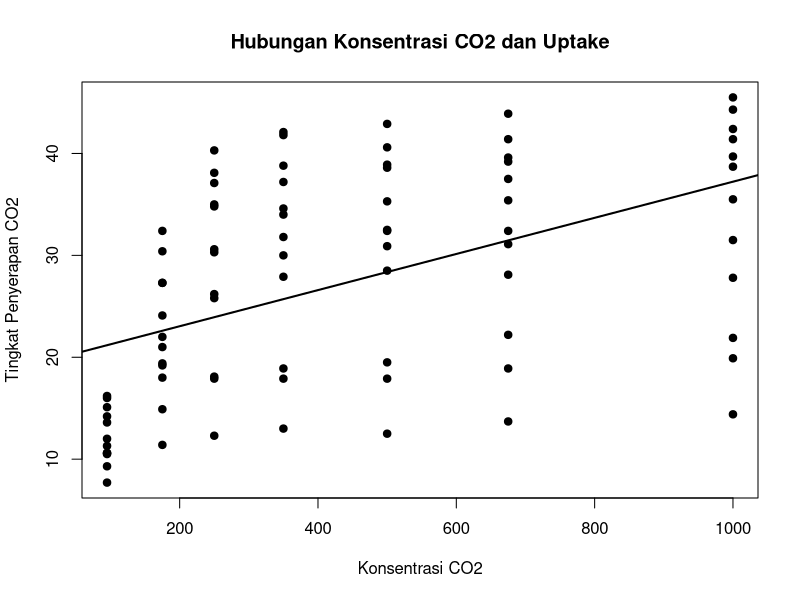
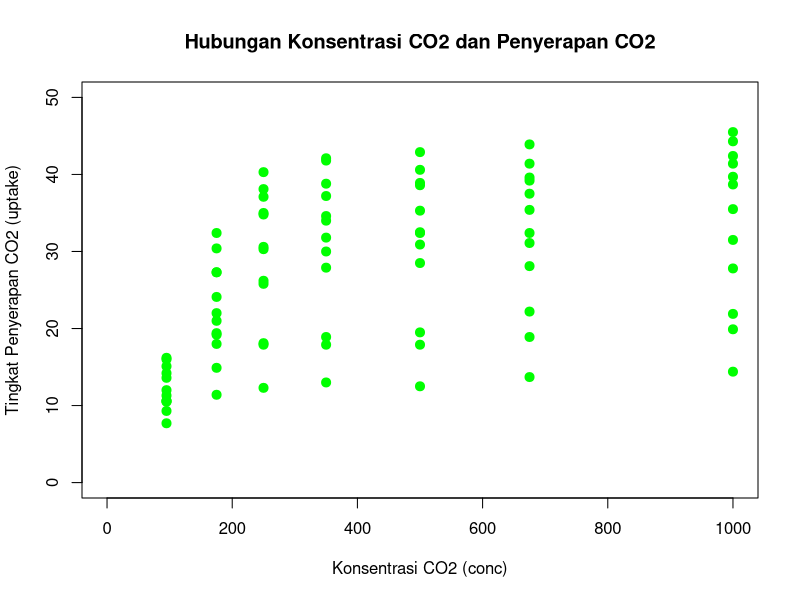
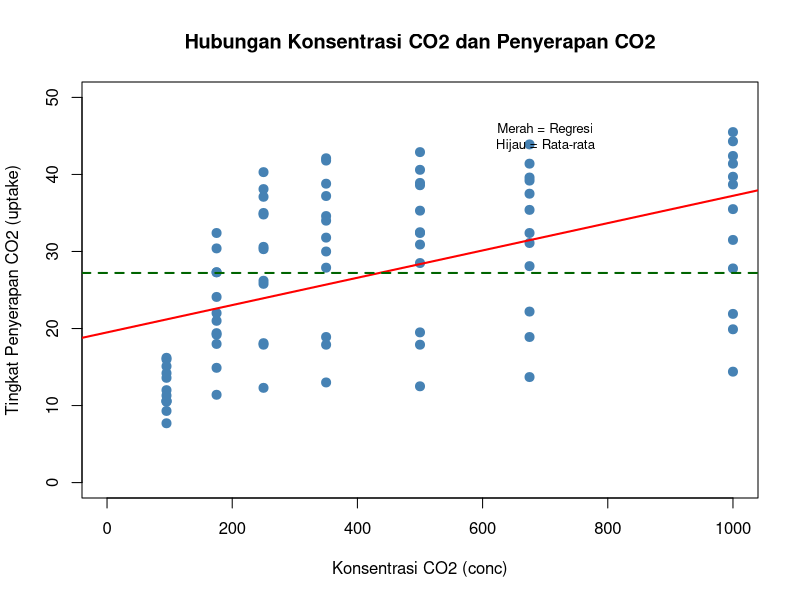
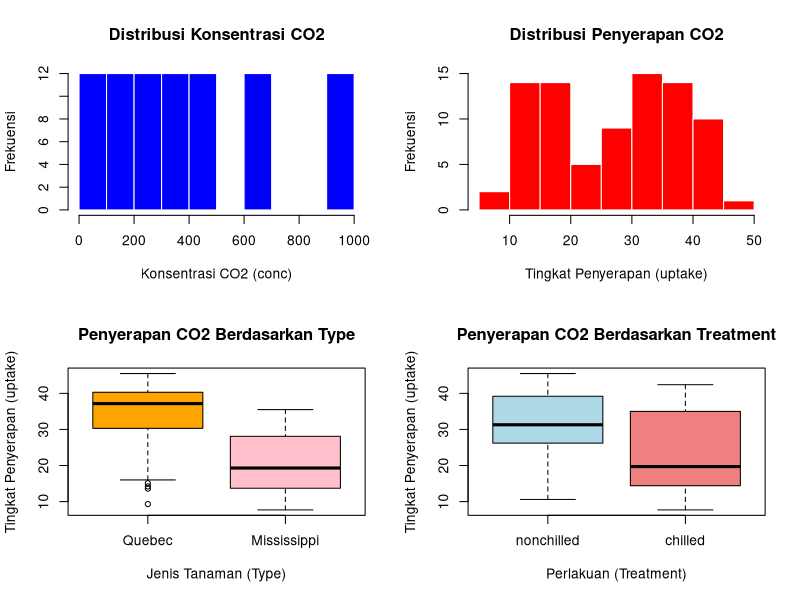
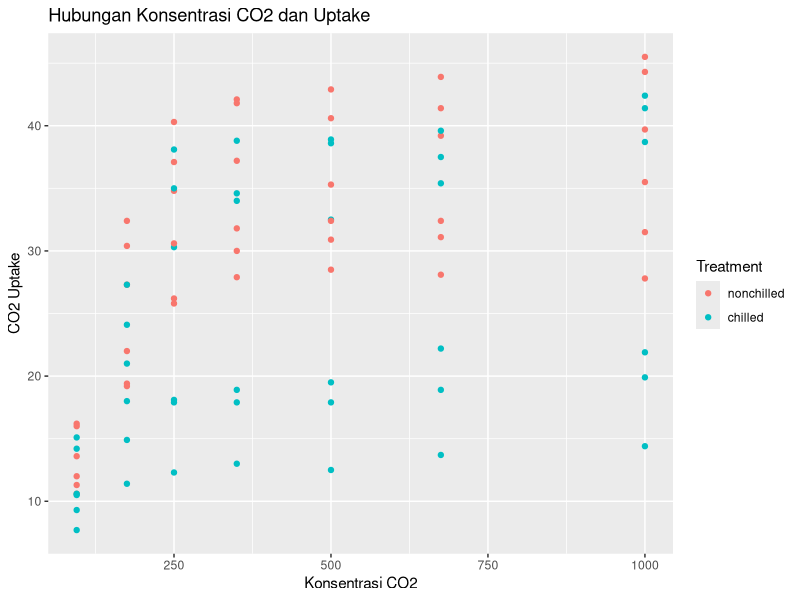
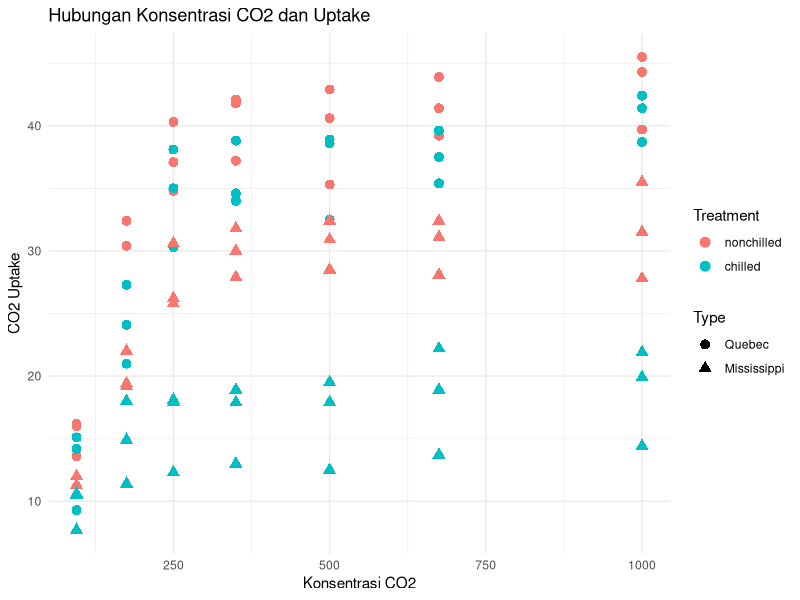
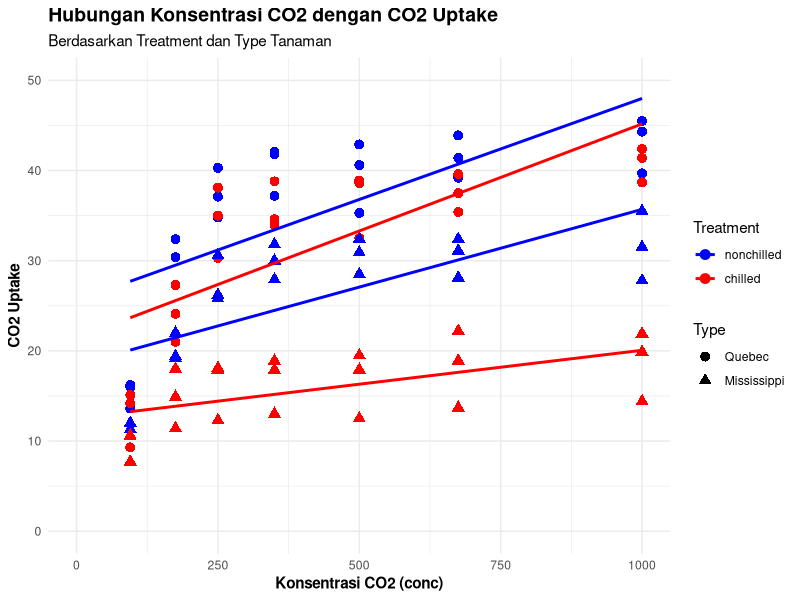
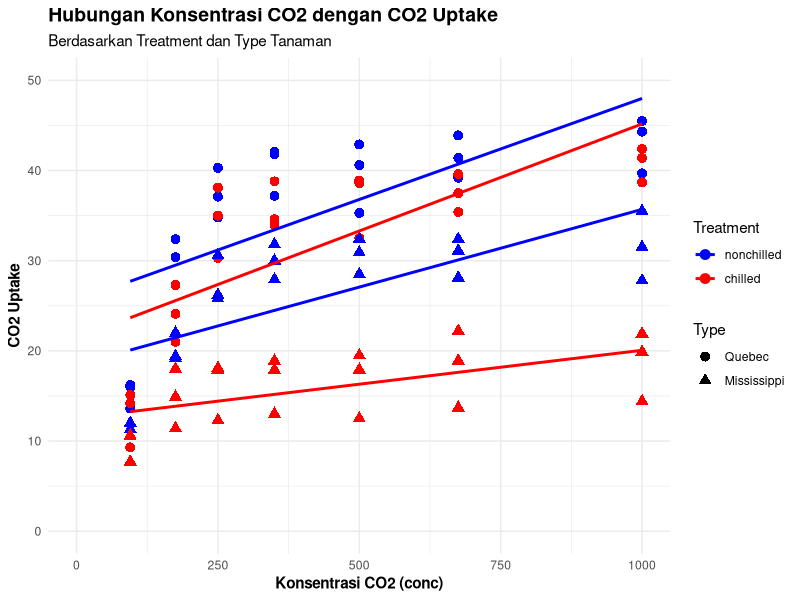

Write R code to recreate these figures, in order.
## ---- chunk 1
nilai_raw <- data.frame(Nama = c("Andi", "Budi", "Citra", "Dewi", "Andi"),
                        Matematika = c(80, 90, NA, 75, 80),
                        Statistika = c(85, 88, 78,"-", 85),
                        Umur = c(21, 20, 22, 21, 21),
                        stringsAsFactors = FALSE)
nilai_raw
## ---- chunk 2
    nilai_raw$Statistika[nilai_raw$Statistika == "-"] <- NA
    nilai_raw$Statistika <- as.numeric(nilai_raw$Statistika)
    nilai_raw
## ---- chunk 3
mean_statistika <- mean(nilai_raw$Statistika, na.rm = TRUE)
nilai_raw$Statistika[is.na(nilai_raw$Statistika)] <- mean_statistika
nilai_raw
## ---- chunk 4
mean_matematika <- mean(nilai_raw$Matematika, na.rm = TRUE)
nilai_raw$Matematika[is.na(nilai_raw$Matematika)] <- mean_matematika
nilai_raw
## ---- chunk 5
    nilai_raw$Status_Umur <- ifelse(
      nilai_raw$Umur >= 21,
      "Dewasa",
      "Muda"
    )
    nilai_raw
## ---- chunk 6
    nilai_raw[duplicated(nilai_raw), ]
## ---- chunk 7
nilai_clean <- nilai_raw[!duplicated(nilai_raw), ]
nilai_clean
## ---- chunk 8
    write.csv(nilai_clean, "nilai_bersih.csv", row.names = FALSE)
    getwd()
## ---- chunk 9
    profil <- data.frame(
      No = 1:10,
      gender = c("f", "f", "f", "m", "m", "f", "m", "m", "f", "m"),
      v1 = c(8, 15, 8, 14, 8, 10, 9, 9, 10, 12),
      v2 = c(9, 8, 13, 9, 2, 6, 9, 10, 13, 10),
      v3 = c(5, 9, 12, 8, 9, 10, 7, 8, 6, 9),
      v4 = c(9, 5, 6, NA, 16, 9, 13, 10, 7, 8),
      v5 = c(9, 10, 7, 11, 8, 10, 9, 5, 10, 17),
      v6 = c(9, 8, 9, 10, 10, 10, 12, 10, 12, 7),
      v7 = c(5, 10, 14, 6, 8, 9, 10, 6, 13, 9),
      v8 = c(9, 12, 12, 11, 9, 7, 9, 12, 9, 10),
      v9 = c(11, 9, 12, 11, 8, 7, 11, 6, 6, 7),
      v10 = c(8, 15, 9, 8, 9, 11, 7, 8, 9, 7)
    )

    profil
## ---- chunk 10
profil_baru <- subset(
  profil,
  (gender == "m" & v1 > 9) |
    (gender == "f" & v3 <= 10)
)

profil_baru
## ---- chunk 11
    profil_urut <- profil[
      order(-as.numeric(factor(profil$gender, levels = c("m", "f"))),
            profil$v5),
    ]

    profil_urut
## ---- chunk 12
write.csv(
  profil_urut,
  "profil_filter.csv",
  row.names = FALSE
)
getwd()
## ---- chunk 13
df_sales <- data.frame(
  id_toko = c("T1", "T2", "T3"),
  Minggu1 = c(120, 150, 95),
  Minggu2 = c(135, 140, 110)
)

df_sales
## ---- chunk 14
df_info <- data.frame(
  id = c("T1", "T2", "T4"),
  Kota = c("Jakarta", "Bandung", "Surabaya")
)
df_info

## ---- chunk 15
df_gabungan <- merge(
  df_sales,
  df_info,
  by.x = "id_toko",
  by.y = "id",
  all = TRUE
)

df_gabungan
## ---- chunk 16
library(tidyr)

df_long <- df_gabungan %>%
  pivot_longer(
    cols = c(Minggu1, Minggu2),
    names_to = "Waktu",
    values_to = "Penjualan"
  )

df_long
## ---- chunk 17
write.csv(
  df_long,
  "penjualan_long.csv",
  row.names = FALSE
)
getwd()
## ---- chunk 18
data(CO2)
head(CO2)
## ---- chunk 19
str(CO2)
## ---- chunk 20
summary(CO2)
## ---- chunk 21
    plot(CO2$conc, CO2$uptake,
         main = "Hubungan Konsentrasi CO2 dan Uptake",
         xlab = "Konsentrasi CO2",
         ylab = "Tingkat Penyerapan CO2",
         pch = 19)
    model <- lm(uptake ~ conc, data = CO2)

    abline(model, lwd = 2)
## ---- chunk 22
class(CO2$Plant)
class(CO2$Type)
class(CO2$Treatment)
class(CO2$conc)
class(CO2$uptake)
## ---- chunk 23
plot(CO2$conc, CO2$uptake,
     pch = 19,                 # bentuk titik
     cex = 1.2,                # ukuran titik
     col = "Green",        # warna titik
     main = "Hubungan Konsentrasi CO2 dan Penyerapan CO2",
     xlab = "Konsentrasi CO2 (conc)",
     ylab = "Tingkat Penyerapan CO2 (uptake)",
     xlim = c(0, 1000),         # rentang sumbu X
     ylim = c(0, 50))           # rentang sumbu Y
## ---- chunk 24
# Membuat model regresi
model <- lm(uptake ~ conc, data = CO2)

# Membuat scatter plot
plot(CO2$conc, CO2$uptake,
     pch = 19,
     cex = 1.2,
     col = "steelblue",
     main = "Hubungan Konsentrasi CO2 dan Penyerapan CO2",
     xlab = "Konsentrasi CO2 (conc)",
     ylab = "Tingkat Penyerapan CO2 (uptake)",
     xlim = c(0, 1000),
     ylim = c(0, 50))

# Elemen grafik 1: garis regresi
abline(model,
       col = "red",
       lwd = 2)

# Elemen grafik 2: garis rata-rata uptake
abline(h = mean(CO2$uptake),
       col = "darkgreen",
       lty = 2,
       lwd = 2)

# Elemen grafik 3: teks keterangan
text(700, 45,
     "Merah = Regresi\nHijau = Rata-rata",
     cex = 0.8)
## ---- chunk 25
    # Membuat layout 2 x 2
    par(mfrow = c(2, 2))

    # 1. Histogram konsentrasi CO2
    hist(CO2$conc,
         main = "Distribusi Konsentrasi CO2",
         xlab = "Konsentrasi CO2 (conc)",
         ylab = "Frekuensi",
         col = "blue",
         border = "white")

    # 2. Histogram tingkat penyerapan CO2
    hist(CO2$uptake,
         main = "Distribusi Penyerapan CO2",
         xlab = "Tingkat Penyerapan (uptake)",
         ylab = "Frekuensi",
         col = "red",
         border = "white")

    # 3. Boxplot uptake berdasarkan Type
    boxplot(uptake ~ Type,
            data = CO2,
            main = "Penyerapan CO2 Berdasarkan Type",
            xlab = "Jenis Tanaman (Type)",
            ylab = "Tingkat Penyerapan (uptake)",
            col = c("orange", "pink"))

    # 4. Boxplot uptake berdasarkan Treatment
    boxplot(uptake ~ Treatment,
            data = CO2,
            main = "Penyerapan CO2 Berdasarkan Treatment",
            xlab = "Perlakuan (Treatment)",
            ylab = "Tingkat Penyerapan (uptake)",
            col = c("lightblue", "lightcoral"))

    # Mengembalikan layout grafik
    par(mfrow = c(1, 1))
## ---- chunk 26
    # Memanggil dataset CO2
    data(CO2)

    # Membuat scatter plot dengan qplot()
    library(ggplot2)

    qplot(conc, uptake,
          data = CO2,
          color = Treatment,
          geom = "point",
          main = "Hubungan Konsentrasi CO2 dan Uptake",
          xlab = "Konsentrasi CO2",
          ylab = "CO2 Uptake")
## ---- chunk 27
ggplot(CO2, aes(x = conc, y = uptake,
                color = Treatment,
                shape = Type)) +
  geom_point(size = 3) +
  labs(
    title = "Hubungan Konsentrasi CO2 dan Uptake",
    x = "Konsentrasi CO2",
    y = "CO2 Uptake",
    color = "Treatment",
    shape = "Type"
  ) +
  theme_minimal()
## ---- chunk 28
    library(ggplot2)

    data(CO2)

    ggplot(CO2, aes(x = conc, y = uptake,
                    color = Treatment,
                    shape = Type)) +
      
      # Titik data
      geom_point(size = 3) +
      
      # Garis regresi berdasarkan Treatment dan Type
      stat_smooth(
        aes(group = interaction(Treatment, Type)),
        method = "lm",
        se = FALSE
      ) +
      
      # Mengatur warna Treatment
      scale_color_manual(
        values = c(
          "nonchilled" = "blue",
          "chilled" = "red"
        )
      ) +
      
      # Mengatur bentuk berdasarkan Type
      scale_shape_manual(
        values = c(
          "Quebec" = 16,
          "Mississippi" = 17
        )
      ) +
      
      # Mengatur koordinat
      coord_cartesian(
        xlim = c(0, 1000),
        ylim = c(0, 50)
      ) +
      
      # Label
      labs(
        title = "Hubungan Konsentrasi CO2 dengan CO2 Uptake",
        subtitle = "Berdasarkan Treatment dan Type Tanaman",
        x = "Konsentrasi CO2 (conc)",
        y = "CO2 Uptake",
        color = "Treatment",
        shape = "Type"
      ) +
      
      # Tema
      theme_minimal() +
      theme(
        plot.title = element_text(face = "bold", size = 14),
        plot.subtitle = element_text(size = 11),
        axis.title = element_text(face = "bold"),
        legend.position = "right"
      )
## ---- chunk 29
    p <- ggplot(CO2, aes(x = conc, y = uptake,
                         color = Treatment,
                         shape = Type)) +
      geom_point(size = 3) +
      stat_smooth(
        aes(group = interaction(Treatment, Type)),
        method = "lm",
        se = FALSE
      ) +
      scale_color_manual(
        values = c(
          "nonchilled" = "blue",
          "chilled" = "red"
        )
      ) +
      scale_shape_manual(
        values = c(
          "Quebec" = 16,
          "Mississippi" = 17
        )
      ) +
      coord_cartesian(
        xlim = c(0, 1000),
        ylim = c(0, 50)
      ) +
      labs(
        title = "Hubungan Konsentrasi CO2 dengan CO2 Uptake",
        subtitle = "Berdasarkan Treatment dan Type Tanaman",
        x = "Konsentrasi CO2 (conc)",
        y = "CO2 Uptake",
        color = "Treatment",
        shape = "Type"
      ) +
      theme_minimal() +
      theme(
        plot.title = element_text(face = "bold", size = 14),
        plot.subtitle = element_text(size = 11),
        axis.title = element_text(face = "bold"),
        legend.position = "right"
      )

    # Tampilkan grafik
    p

    # Simpan grafik
    ggsave(
      "co2_uptake_visualisasi.png",
      plot = p,
      width = 10,
      height = 7,
      dpi = 300
    )
## ---- chunk 30
ggsave(
  filename = "co2_uptake_visualisasi.png",
  plot = p,
  width = 10,
  height = 7,
  dpi = 300
)
